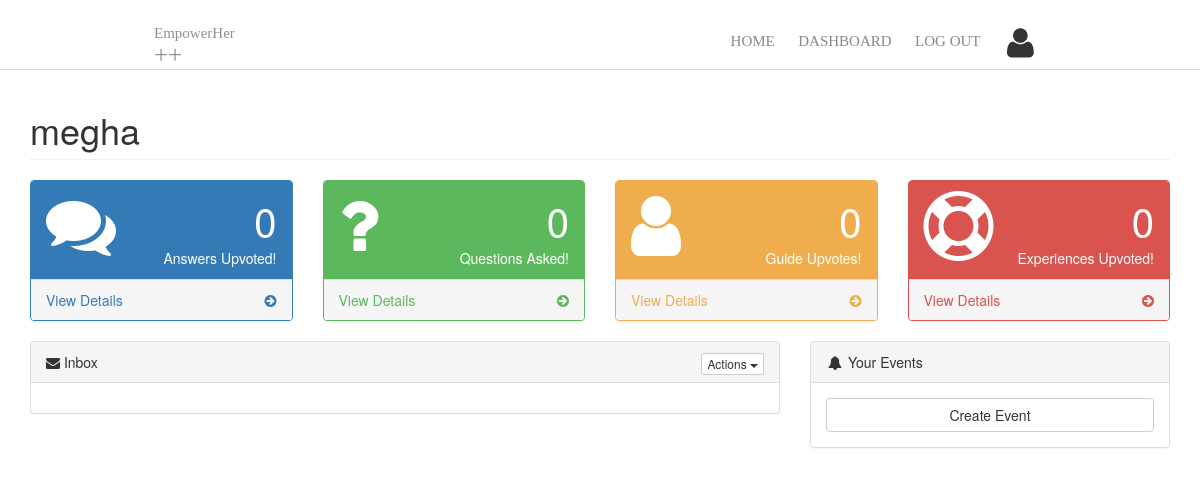
The app's page /dashboard/ (signed in), older data.
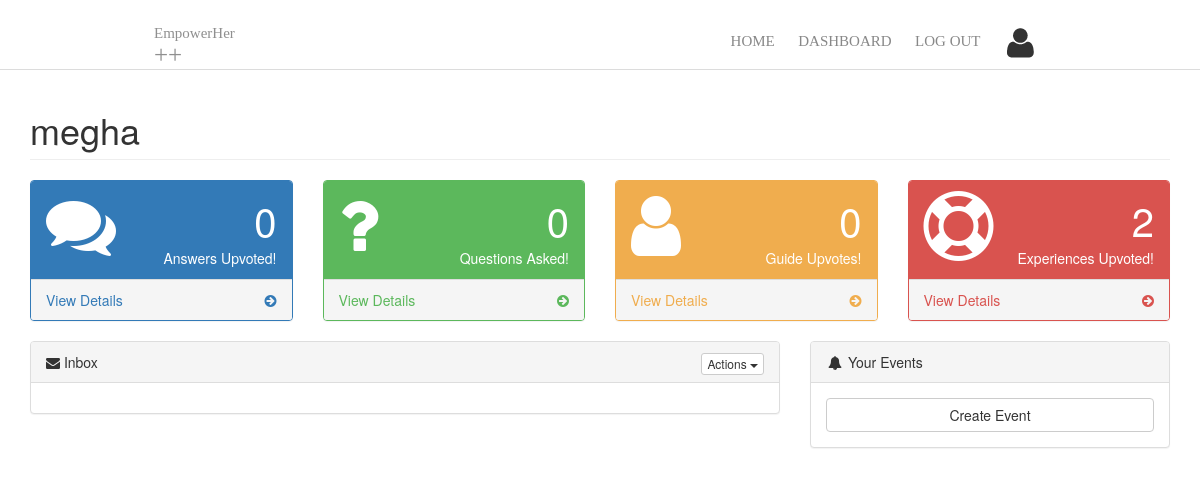
The same page, newer data.
### Moonshot/models.py (models this page shows, shortened)
class USER(models.Model):
    USER_REF = models.OneToOneField(User, on_delete=models.CASCADE, primary_key=True, related_name="USER")
    NAME = models.CharField(max_length=100)
    PROFILE_LINK = models.CharField(max_length=100)
    EXPERIENCE_UPVOTE = models.IntegerField()
    ANSWER_UPVOTE = models.IntegerField()
    GUIDE_UPVOTE = models.IntegerField()
    NUM_QUESTION_ASKED = models.IntegerField()
    BADGE1 = models.BooleanField(default=False)
    BADGE2 = models.BooleanField(default=False)
    BADGE3 = models.BooleanField(default=False)
    BADGE4 = models.BooleanField(default=False)
    BADGE5 = models.BooleanField(default=False)

### Moonshot/views.py (the view)
# urls.py: url(r'^dashboard/$', dashboard, name='index'),
def dashboard(request):
    if not request.user.is_authenticated():
        return HttpResponseRedirect('/')
    dataSource = {}
    dataSource['chart'] = {
      "caption" : "User Performance",
        "numberPrefix": "",
        "theme": "zune"
      }
    is_logged_in = request.user.is_authenticated
    if request.user.is_authenticated():
        user = request.user
    dataSource['categories'] = []
    dataSource['dataset'] = []
    data = {}
    data['category'] = []
    for key in USER.objects.all():
        some = {}
        some['label'] = key.NAME
        data['category'].append(some)
        dataSource['categories'].append(data)
    data = {}
    data['data'] = []
    data['seriesname'] = "Questions Asked"
    for key in USER.objects.all():
        some = {}
        some['value'] = key.NUM_QUESTION_ASKED
        data['data'].append(some)
    dataSource['dataset'].append(data)
    data = {}
    data['data'] = []
    data['seriesname'] = "Total Guide Votes"
    for key in USER.objects.all():
        some = {}
        some['value'] = key.GUIDE_UPVOTE
        data['data'].append(some)
    dataSource['dataset'].append(data)
    data = {}
    data['data'] = []
    data['seriesname'] = "Total Answer Votes"
    for key in USER.objects.all():
        some = {}
        some['value'] = key.ANSWER_UPVOTE
        data['data'].append(some)
    dataSource['dataset'].append(data)
    data = {}
    data['data'] = []
    data['seriesname'] = "Total Experience Votes"
    for key in USER.objects.all():
        some = {}
        some['value'] = key.EXPERIENCE_UPVOTE
        data['data'].append(some)
    dataSource['dataset'].append(data)
    b = USER.objects.get(USER_REF = user)
    b1 = b.BADGE1
    b2 = b.BADGE2
    b3 = b.BADGE3
    b4 = b.BADGE4
    b5 = b.BADGE5
    created_events = get_created_events(user.username)
    column2D = FusionCharts("mscolumn2d", "ex1" , "600", "400", "chart-1", "json", dataSource)
    return render(request, 'dashboard.html', {'output': column2D.render(),'B':b,'B1':b1,'B2':b2,'B3':b3,'B4':b4,'B5':b5,
                                                'inbox':get_all_inbox(user.username), 'user': b, 'created_events': created_events,
                                                'username':user.username, 'is_logged_in': is_logged_in, 'num_of_questions': get_number_of_questions(user.username)})

### database/functions.py (called while the page is built)
def get_user(username):
    inbuilt_user = User.objects.filter(username=username)
    user = USER.objects.filter(USER_REF = inbuilt_user)
    try:
        return user[0]
    except:
        return None

def get_all_inbox(username):
    user = get_user(username)
    inbox = INBOX.objects.filter(SENDER_KEY=user)
    return inbox

def get_created_events(username):
    user = get_user(username)
    return EVENT.objects.filter(USER_KEY=user)

def get_number_of_questions(username):
    user = get_user(username)
    questions = QUESTION.objects.filter(USER_KEY=user)
    return len(questions)

### templates/dashboard.html (shortened to what the changed rows need)
<!DOCTYPE html>
<html>
<head>
    {% load static %}
    <link rel="stylesheet" href="https://maxcdn.bootstrapcdn.com/bootstrap/3.3.7/css/bootstrap.min.css">
    <link href="{% static 'metisMenu/metisMenu.min.css' %}" rel="stylesheet" type="text/css" media="all">
    <link href="https://maxcdn.bootstrapcdn.com/font-awesome/4.2.0/css/font-awesome.min.css" rel="stylesheet" media="screen" />
    <link href="{% static 'css/sb-admin-2.css' %}" rel="stylesheet" type="text/css" media="all">
    <link href="{% static 'css/morris.css' %}" rel="stylesheet" type="text/css" media="all">
    <link href="{% static 'css/nav_menu.css' %}" rel='stylesheet' type='text/css'>
</head>
<body>
    <div id="wrapper" style="margin-top:70px;">
        <div id="page-wrapper">
            <div class="row">
                <div class="col-lg-12">
                    <h1 class="page-header"> {{ user.NAME }}
                        </h1>
                    </div>
            </div>
            <div class="row">
                <div class="col-lg-3 col-md-6">
                    <div class="panel panel-primary">
                        <div class="panel-heading">
                            <div class="row">
                                <div class="col-xs-9 text-right">
                                    <div class="huge">{{ B.ANSWER_UPVOTE }}</div>
                                    <div>Answers Upvoted!</div>
                                </div>
                            </div>
                        </div>
                    </div>
                </div>
                <div class="col-lg-3 col-md-6">
                    <div class="panel panel-yellow">
                        <div class="panel-heading">
                            <div class="row">
                                <div class="col-xs-9 text-right">
                                    <div class="huge">{{ B.GUIDE_UPVOTE }}</div>
                                    <div>Guide Upvotes!</div>
                                </div>
                            </div>
                        </div>
                    </div>
                </div>
                <div class="col-lg-3 col-md-6">
                    <div class="panel panel-red">
                        <div class="panel-heading">
                            <div class="row">
                                <div class="col-xs-9 text-right">
                                    <div class="huge">{{ B.EXPERIENCE_UPVOTE }}</div>
                                    <div>Experiences Upvoted!</div>
                                </div>
                            </div>
                        </div>
                    </div>
                </div>
            </div>
        </div>
  </div>
  </body>
</html>

Row changes from the older to the newer data that the page shows:
changed USER "megha": EXPERIENCE_UPVOTE "0" → "2"
